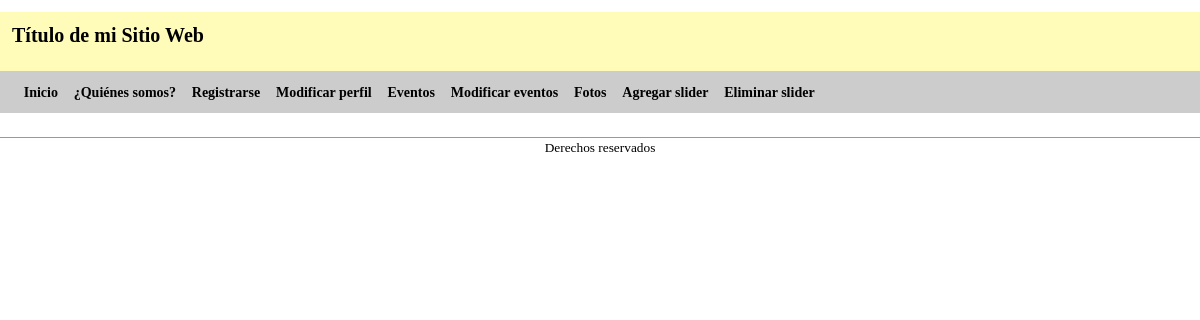
Before: / with the older database file.
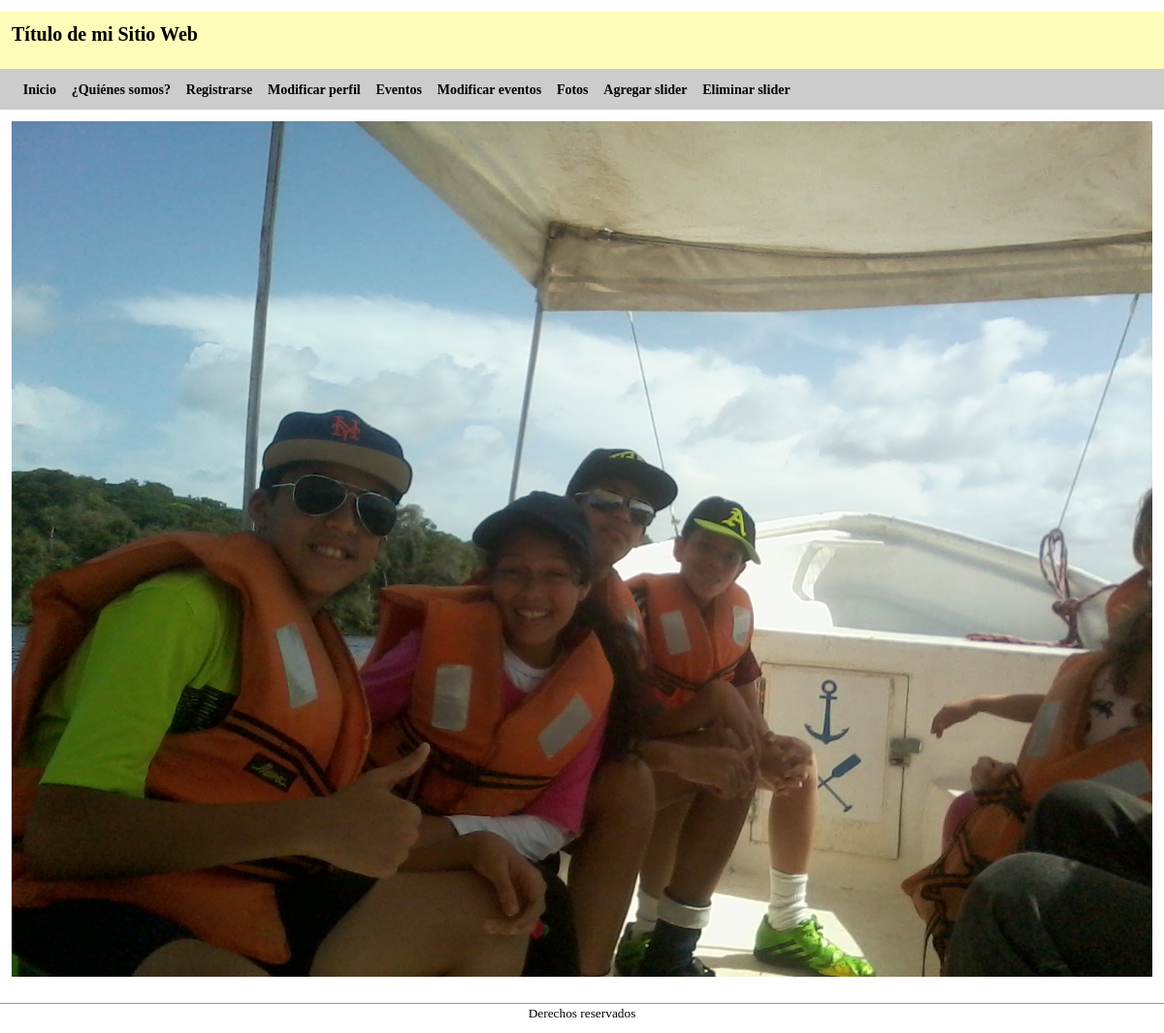
After: the same page with the newer database file.
### tables this page shows
CREATE TABLE IF NOT EXISTS `slider` (
  `id_foto_slider` int(11) NOT NULL,
  `foto_slider` varchar(100) NOT NULL,
  `comentario_foto` varchar(200) NOT NULL
);

### index.php (the view, shortened to what this page needs)
<?php
include "cabecera.php";
print ("<body>\n");
print ("<div id='agrupar'>\n");
print ("<header id='cabecera'>\n");
print ("<h1>Título de mi Sitio Web</h1>\n");
print ("</header>\n");
print ("<nav id='menu'>\n");
print ("<ul>\n");
print ("<li>Inicio</li>\n");
print ("<li>¿Quiénes somos?</li>\n");
print ("<li><a class='opcionmenu' href='insertar_usuario2.php'>Registrarse</a></li>\n");
print ("<li><a class='opcionmenu' href='acceder_usuario.php'>Modificar perfil</a></li>\n");
print ("<li><a class='opcionmenu' href='mostrar_usuarios.php'>Eventos</a></li>\n");
print ("<li><a class='opcionmenu' href='acceder_usuario_modificar.php'>Modificar eventos</a></li>\n");
print ("<li><a class='opcionmenu' href='acceder_usuario_fotos.php'>Fotos</a></li>\n");
print ("<li><a class='opcionmenu' href='agregar_fotos_slider.php'>Agregar slider</a></li>\n");
print ("<li><a class='opcionmenu' href='slider_fotos.php'>Eliminar slider</a></li>\n");
print ("</ul>\n");
print ("</nav>\n");
print ("<section id='seccion'>\n");
include "conexionbasedatos.php";
$sql = "SELECT * FROM slider";
$result = mysqli_query($conn, $sql) or die ("No se encontraron fotos para el slider");
if (mysqli_num_rows($result) > 0)
{
	print ("<div id='slider-container'>\n");
	print ("<div id='slider-box'>\n");
	for ($i=0; $i<mysqli_num_rows($result); $i++)
	{
		$row = mysqli_fetch_assoc($result);
		print ("<div class='slider-element'>\n");
		print ("<article>\n");
		print ("<figure>\n");
		print ("<img src='slider/" . $row['foto_slider'] . "'>\n");
		print ("</figure>\n");
		print ("</article>\n");
		print ("</div>\n");
	}
	print ("</div>\n");
	print ("</div>\n");
}
print ("</section>\n");
print ("<footer id='pie'>\n");
print ("<small>Derechos reservados</small>\n");
print ("</footer>\n");
print ("</div>\n");
print ("</body>\n");
print ("</html>\n");
?>

### cabecera.php (shortened to what this page needs)
<!DOCTYPE html>
	<html lang="es">
		<head>
			<link href="escritorio.css" rel="stylesheet">
       	</head>

### escritorio.css (style rules this page uses)
* { margin: 0%; padding: 0%; }
#agrupar { float: left; width: 100%; margin: 1% auto; }
header, section, footer, aside, nav, article, figure, figcaption, hgroup { display: block; }
#cabecera { float: left; width: 98%; padding: 1%; background: #FFFBB9; }
h1 { font: bold 20px verdana, sans serif; margin-bottom: 1%; }
#menu { float: left; width: 98%; padding: 1%; background: #CCCCCC; }
#menu li { display: inline-block; list-style: none; margin: 0% 0% 0% 1%; font: bold 14px verdana, sans serif; }
#seccion { float: left; width: 98%; margin: 1%; }
img { max-width: 100%; border: 0; }
article { float: left; width: 100%; margin-bottom: 1%; }
#pie { float: left; width: 100%; text-align: center; border-top: 1px solid #999999; }
.opcionmenu { text-decoration: none; color: black; }
#slider-container { overflow: hidden; margin: auto; }
#slider-box { -moz-animation: autoSlider 15s infinite linear; -o-animation: autoSlider 15s infinite linear; -webkit-animation: autoSlider 15s infinite linear; animation: autoSlider 15s infinite linear; height: 100%; width: 300%; }
.slider-element { float: left; width: 33.333%; }

Changed rows visible on the page:
added slider: foto_slider (picture)
